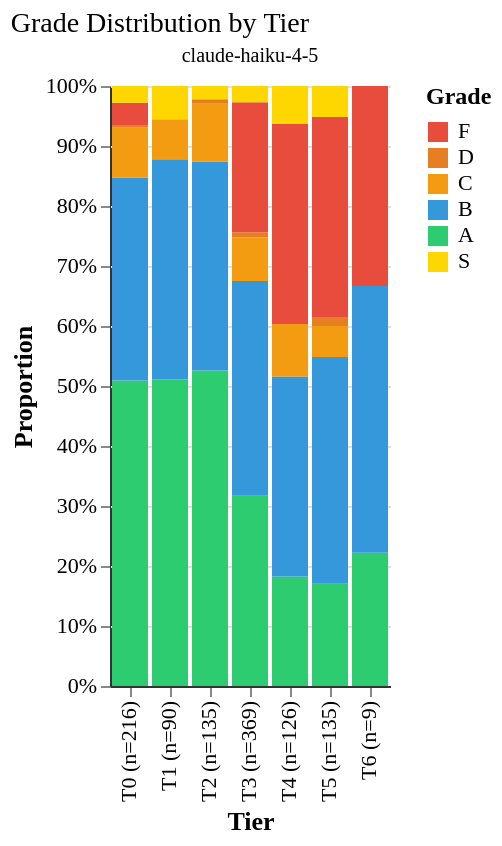

This figure's Vega-Lite source:
### Vega-Lite specification from a JSON file in a GitHub repository (floating-point values rounded to 4 significant figures)
{"config": {"font": "serif", "axis": {"labelFontSize": 11, "titleFontSize": 13, "gridColor": "#e0e0e0", "domainColor": "#333333"}, "legend": {"labelFontSize": 11, "titleFontSize": 12}, "title": {"fontSize": 14, "anchor": "start", "fontWeight": "normal"}, "view": {"stroke": null, "continuousWidth": 400, "continuousHeight": 300}, "mark": {"tooltip": true}}, "data": {"name": "data-91b6af5abfe4cd8ae3b877cdc984b449"}, "facet": {"column": {"field": "agent_model", "title": null, "type": "nominal"}}, "spec": {"mark": {"type": "bar"}, "encoding": {"color": {"field": "grade", "scale": {"domain": ["F", "D", "C", "B", "A", "S"], "range": ["#e74c3c", "#e67e22", "#f39c12", "#3498db", "#2ecc71", "#FFD700"]}, "sort": ["F", "D", "C", "B", "A", "S"], "title": "Grade", "type": "ordinal"}, "order": {"field": "grade", "sort": "ascending", "type": "ordinal"}, "tooltip": [{"field": "tier", "title": "Tier", "type": "ordinal"}, {"field": "grade", "title": "Grade", "type": "ordinal"}, {"field": "count", "title": "Count", "type": "quantitative"}, {"field": "total", "title": "Total Runs", "type": "quantitative"}, {"field": "proportion", "format": ".2%", "title": "Proportion", "type": "quantitative"}], "x": {"field": "tier_label", "sort": {"field": "tier", "order": "ascending"}, "title": "Tier", "type": "nominal"}, "y": {"field": "proportion", "stack": "normalize", "title": "Proportion", "type": "quantitative"}}}, "resolve": {"scale": {"x": "independent"}}, "title": "Grade Distribution by Tier", "$schema": "https://vega.github.io/schema/vega-lite/v6.1.0.json", "datasets": {"data-91b6af5abfe4cd8ae3b877cdc984b449": [{"agent_model": "claude-haiku-4-5", "tier": "T0", "grade": "A", "count": 110, "total": 216, "proportion": 0.5093, "tier_label": "T0 (n=216)"}, {"agent_model": "claude-haiku-4-5", "tier": "T0", "grade": "B", "count": 73, "total": 216, "proportion": 0.338, "tier_label": "T0 (n=216)"}, {"agent_model": "claude-haiku-4-5", "tier": "T0", "grade": "C", "count": 18, "total": 216, "proportion": 0.08333, "tier_label": "T0 (n=216)"}, {"agent_model": "claude-haiku-4-5", "tier": "T0", "grade": "D", "count": 1, "total": 216, "proportion": 0.00463, "tier_label": "T0 (n=216)"}, {"agent_model": "claude-haiku-4-5", "tier": "T0", "grade": "F", "count": 8, "total": 216, "proportion": 0.03704, "tier_label": "T0 (n=216)"}, {"agent_model": "claude-haiku-4-5", "tier": "T0", "grade": "S", "count": 6, "total": 216, "proportion": 0.02778, "tier_label": "T0 (n=216)"}, {"agent_model": "claude-haiku-4-5", "tier": "T1", "grade": "A", "count": 46, "total": 90, "proportion": 0.5111, "tier_label": "T1 (n=90)"}, {"agent_model": "claude-haiku-4-5", "tier": "T1", "grade": "B", "count": 33, "total": 90, "proportion": 0.3667, "tier_label": "T1 (n=90)"}, {"agent_model": "claude-haiku-4-5", "tier": "T1", "grade": "C", "count": 6, "total": 90, "proportion": 0.06667, "tier_label": "T1 (n=90)"}, {"agent_model": "claude-haiku-4-5", "tier": "T1", "grade": "S", "count": 5, "total": 90, "proportion": 0.05556, "tier_label": "T1 (n=90)"}, {"agent_model": "claude-haiku-4-5", "tier": "T2", "grade": "A", "count": 71, "total": 135, "proportion": 0.5259, "tier_label": "T2 (n=135)"}, {"agent_model": "claude-haiku-4-5", "tier": "T2", "grade": "B", "count": 47, "total": 135, "proportion": 0.3481, "tier_label": "T2 (n=135)"}, {"agent_model": "claude-haiku-4-5", "tier": "T2", "grade": "C", "count": 13, "total": 135, "proportion": 0.0963, "tier_label": "T2 (n=135)"}, {"agent_model": "claude-haiku-4-5", "tier": "T2", "grade": "D", "count": 1, "total": 135, "proportion": 0.007407, "tier_label": "T2 (n=135)"}, {"agent_model": "claude-haiku-4-5", "tier": "T2", "grade": "S", "count": 3, "total": 135, "proportion": 0.02222, "tier_label": "T2 (n=135)"}, {"agent_model": "claude-haiku-4-5", "tier": "T3", "grade": "A", "count": 117, "total": 369, "proportion": 0.3171, "tier_label": "T3 (n=369)"}, {"agent_model": "claude-haiku-4-5", "tier": "T3", "grade": "B", "count": 132, "total": 369, "proportion": 0.3577, "tier_label": "T3 (n=369)"}, {"agent_model": "claude-haiku-4-5", "tier": "T3", "grade": "C", "count": 27, "total": 369, "proportion": 0.07317, "tier_label": "T3 (n=369)"}, {"agent_model": "claude-haiku-4-5", "tier": "T3", "grade": "D", "count": 3, "total": 369, "proportion": 0.00813, "tier_label": "T3 (n=369)"}, {"agent_model": "claude-haiku-4-5", "tier": "T3", "grade": "F", "count": 80, "total": 369, "proportion": 0.2168, "tier_label": "T3 (n=369)"}, {"agent_model": "claude-haiku-4-5", "tier": "T3", "grade": "S", "count": 10, "total": 369, "proportion": 0.0271, "tier_label": "T3 (n=369)"}, {"agent_model": "claude-haiku-4-5", "tier": "T4", "grade": "A", "count": 23, "total": 126, "proportion": 0.1825, "tier_label": "T4 (n=126)"}, {"agent_model": "claude-haiku-4-5", "tier": "T4", "grade": "B", "count": 42, "total": 126, "proportion": 0.3333, "tier_label": "T4 (n=126)"}, {"agent_model": "claude-haiku-4-5", "tier": "T4", "grade": "C", "count": 11, "total": 126, "proportion": 0.0873, "tier_label": "T4 (n=126)"}, {"agent_model": "claude-haiku-4-5", "tier": "T4", "grade": "F", "count": 42, "total": 126, "proportion": 0.3333, "tier_label": "T4 (n=126)"}, {"agent_model": "claude-haiku-4-5", "tier": "T4", "grade": "S", "count": 8, "total": 126, "proportion": 0.06349, "tier_label": "T4 (n=126)"}, {"agent_model": "claude-haiku-4-5", "tier": "T5", "grade": "A", "count": 23, "total": 135, "proportion": 0.1704, "tier_label": "T5 (n=135)"}, {"agent_model": "claude-haiku-4-5", "tier": "T5", "grade": "B", "count": 51, "total": 135, "proportion": 0.3778, "tier_label": "T5 (n=135)"}, {"agent_model": "claude-haiku-4-5", "tier": "T5", "grade": "C", "count": 7, "total": 135, "proportion": 0.05185, "tier_label": "T5 (n=135)"}, {"agent_model": "claude-haiku-4-5", "tier": "T5", "grade": "D", "count": 2, "total": 135, "proportion": 0.01481, "tier_label": "T5 (n=135)"}, {"agent_model": "claude-haiku-4-5", "tier": "T5", "grade": "F", "count": 45, "total": 135, "proportion": 0.3333, "tier_label": "T5 (n=135)"}, {"agent_model": "claude-haiku-4-5", "tier": "T5", "grade": "S", "count": 7, "total": 135, "proportion": 0.05185, "tier_label": "T5 (n=135)"}, {"agent_model": "claude-haiku-4-5", "tier": "T6", "grade": "A", "count": 2, "total": 9, "proportion": 0.2222, "tier_label": "T6 (n=9)"}, {"agent_model": "claude-haiku-4-5", "tier": "T6", "grade": "B", "count": 4, "total": 9, "proportion": 0.4444, "tier_label": "T6 (n=9)"}, {"agent_model": "claude-haiku-4-5", "tier": "T6", "grade": "F", "count": 3, "total": 9, "proportion": 0.3333, "tier_label": "T6 (n=9)"}]}}
